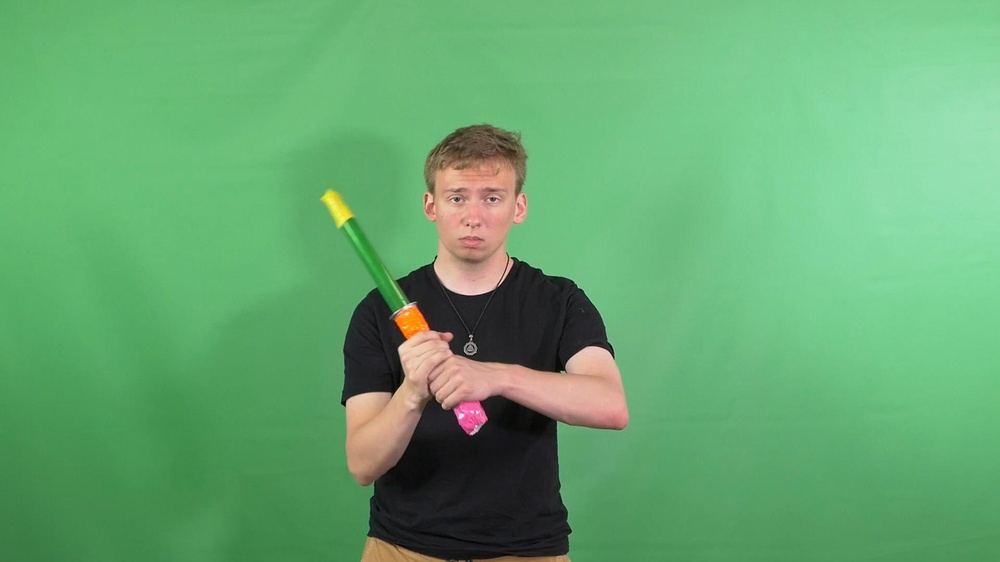
%> input picture Media/scraps/green.jpg, 1000 x 562 px, shrunk from 1920 x 1080 before the run
$ octave tapeTest2.m   (GNU Octave 9; MATLAB toolbox functions it lacks are replaced by stand-ins)
%> lines starting %> are read from the running program, lines starting %| are printed output that depends on the picture; in (x1, y1, x2, y2) boxes, pixels count from 0 and x2, y2 are one past the last pixel; in counts of white or black regions, pixels touching at a corner belong together; the program's own positions count from 1
%> further down, raw is the input picture: size 562x1000x3 uint8; mean R, G, B 101.4, 167.3, 112
### Filters/rm_greenScreen.m
function [BW,maskedRGBImage] = rm_greenScreen(RGB)
%createMask  Threshold RGB image using auto-generated code from colorThresholder app.
%  [BW,MASKEDRGBIMAGE] = createMask(RGB) thresholds image RGB using
%  auto-generated code from the colorThresholder app. The colorspace and
%  range for each channel of the colorspace were set within the app. The
%  segmentation mask is returned in BW, and a composite of the mask and
%  original RGB images is returned in maskedRGBImage.

% Auto-generated by colorThresholder app on 14-Jul-2018
%------------------------------------------------------


% Convert RGB image to chosen color space
I = rgb2ycbcr(RGB);
%> I: size 562x1000x3 uint8; mean of channels 1, 2, 3 137.3, 113.6, 103

% Define thresholds for channel 1 based on histogram settings
channel1Min = 0.000;
channel1Max = 255.000;

% Define thresholds for channel 2 based on histogram settings
channel2Min = 0.000;
channel2Max = 255.000;

% Define thresholds for channel 3 based on histogram settings
channel3Min = 122.000;
channel3Max = 255.000;

% Create mask based on chosen histogram thresholds
sliderBW = (I(:,:,1) >= channel1Min ) & (I(:,:,1) <= channel1Max) & ...
    (I(:,:,2) >= channel2Min ) & (I(:,:,2) <= channel2Max) & ...
    (I(:,:,3) >= channel3Min ) & (I(:,:,3) <= channel3Max);
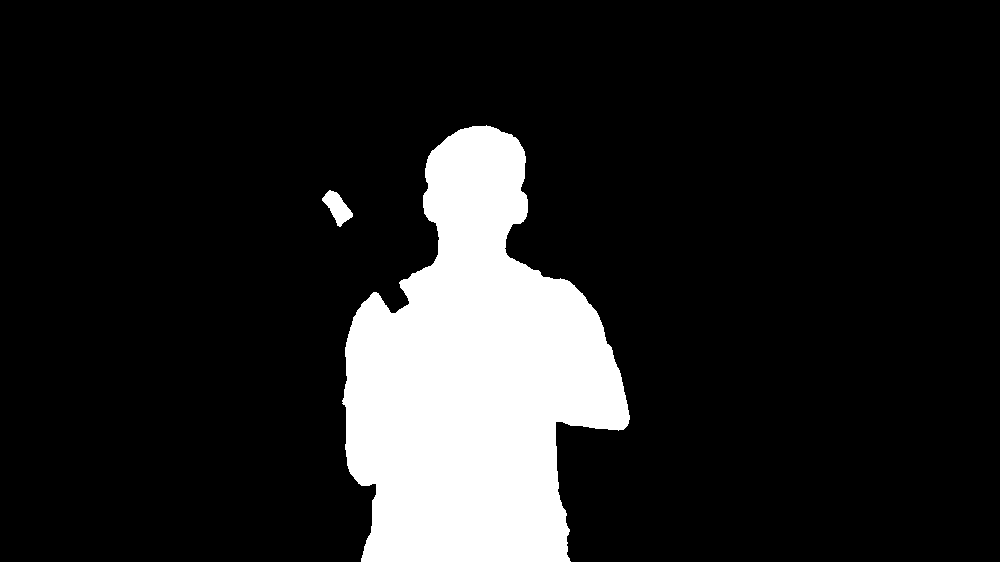
%> sliderBW: size 562x1000 logical; 14% white; 2 white regions, box (x1, y1, x2, y2) and area: (342, 125, 630, 562) 78078, (322, 190, 353, 227) 570
BW = sliderBW;

% Initialize output masked image based on input image.
maskedRGBImage = RGB;

% Set background pixels where BW is false to zero.
maskedRGBImage(repmat(~BW,[1 1 3])) = 0;
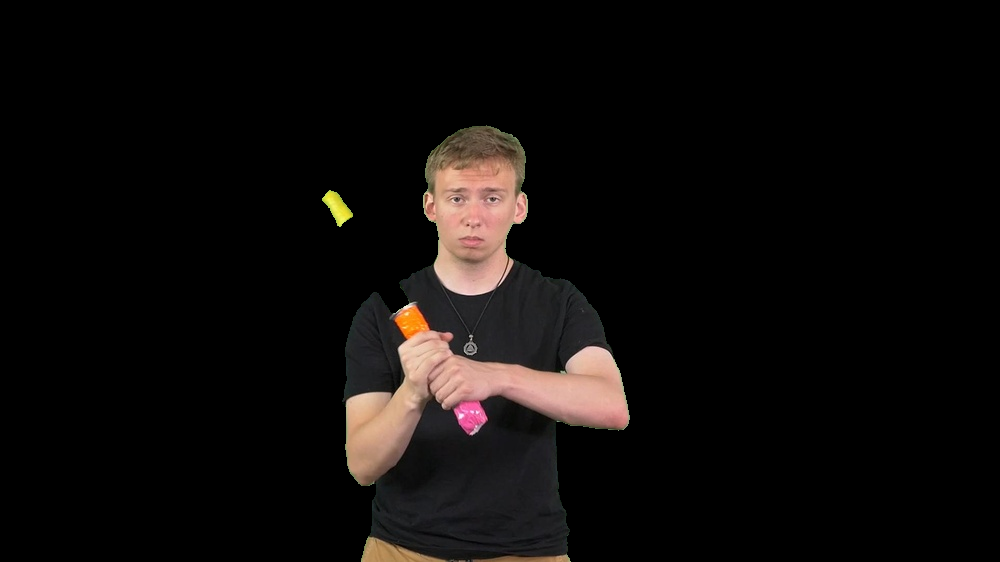
%> maskedRGBImage: size 562x1000x3 uint8; mean R, G, B 14.4, 11.5, 10.2

end

### Filters/filter_purple.m
function [BW,maskedRGBImage] = filter_purple(RGB)
%createMask  Threshold RGB image using auto-generated code from colorThresholder app.
%  [BW,MASKEDRGBIMAGE] = createMask(RGB) thresholds image RGB using
%  auto-generated code from the colorThresholder app. The colorspace and
%  range for each channel of the colorspace were set within the app. The
%  segmentation mask is returned in BW, and a composite of the mask and
%  original RGB images is returned in maskedRGBImage.

% Auto-generated by colorThresholder app on 14-Jul-2018
%------------------------------------------------------


% Convert RGB image to chosen color space
I = RGB;

% Define thresholds for channel 1 based on histogram settings
channel1Min = 0.307;
channel1Max = 0.456;

% Define thresholds for channel 2 based on histogram settings
channel2Min = 0.000;
channel2Max = 1.000;

% Define thresholds for channel 3 based on histogram settings
channel3Min = 0.000;
channel3Max = 1.000;

% Create mask based on chosen histogram thresholds
sliderBW = (I(:,:,1) >= channel1Min ) & (I(:,:,1) <= channel1Max) & ...
    (I(:,:,2) >= channel2Min ) & (I(:,:,2) <= channel2Max) & ...
    (I(:,:,3) >= channel3Min ) & (I(:,:,3) <= channel3Max);
%> sliderBW: size 562x1000 logical; every value is 0
BW = sliderBW;

% Initialize output masked image based on input image.
maskedRGBImage = RGB;

% Set background pixels where BW is false to zero.
maskedRGBImage(repmat(~BW,[1 1 3])) = 0;
%> maskedRGBImage: size 562x1000x3 uint8; 13.99% of pixels changed, all inside (x1, y1, x2, y2) = (322, 125, 630, 562)

end

### Filters/filter_orange.m
function [BW,maskedRGBImage] = filter_orange(RGB)
%createMask  Threshold RGB image using auto-generated code from colorThresholder app.
%  [BW,MASKEDRGBIMAGE] = createMask(RGB) thresholds image RGB using
%  auto-generated code from the colorThresholder app. The colorspace and
%  range for each channel of the colorspace were set within the app. The
%  segmentation mask is returned in BW, and a composite of the mask and
%  original RGB images is returned in maskedRGBImage.

% Auto-generated by colorThresholder app on 14-Jul-2018
%------------------------------------------------------


% Convert RGB image to chosen color space
I = RGB;

% Define thresholds for channel 1 based on histogram settings
channel1Min = 0.000;
channel1Max = 1.000;

% Define thresholds for channel 2 based on histogram settings
channel2Min = 0.606;
channel2Max = 1.000;

% Define thresholds for channel 3 based on histogram settings
channel3Min = 0.000;
channel3Max = 1.000;

% Create mask based on chosen histogram thresholds
sliderBW = (I(:,:,1) >= channel1Min ) & (I(:,:,1) <= channel1Max) & ...
    (I(:,:,2) >= channel2Min ) & (I(:,:,2) <= channel2Max) & ...
    (I(:,:,3) >= channel3Min ) & (I(:,:,3) <= channel3Max);
BW = sliderBW;

% Initialize output masked image based on input image.
maskedRGBImage = RGB;

% Set background pixels where BW is false to zero.
maskedRGBImage(repmat(~BW,[1 1 3])) = 0;

end

### testAndScraps/tapeTest2.m
%% load image
addpath('./Filters/old_filters/');
raw = imread('Media/scraps/green.jpg');
%imshow(raw);

%% remove green screen
[gs, rmGS] = rm_greenScreen(raw);

%% get purple
purple_layer = filter_purple(rmGS);
%imshow(purple_layer);

%% get orange
orange_layer = filter_orange(rmGS);
%imshow(orange_layer);

%% printAll
figure;
subplot(2,2,1);
imshow(raw);
title('raw');

subplot(2,2,2);
imshow(rmGS);
title('No back ground')

subplot(2,2,3);
imshow(purple_layer);
title('purple Layer');

subplot(2,2,4);
imshow(orange_layer);
title('Orange Layer');

$ run again, with Media/scraps/Tape.jpg copied over Media/scraps/green.jpg
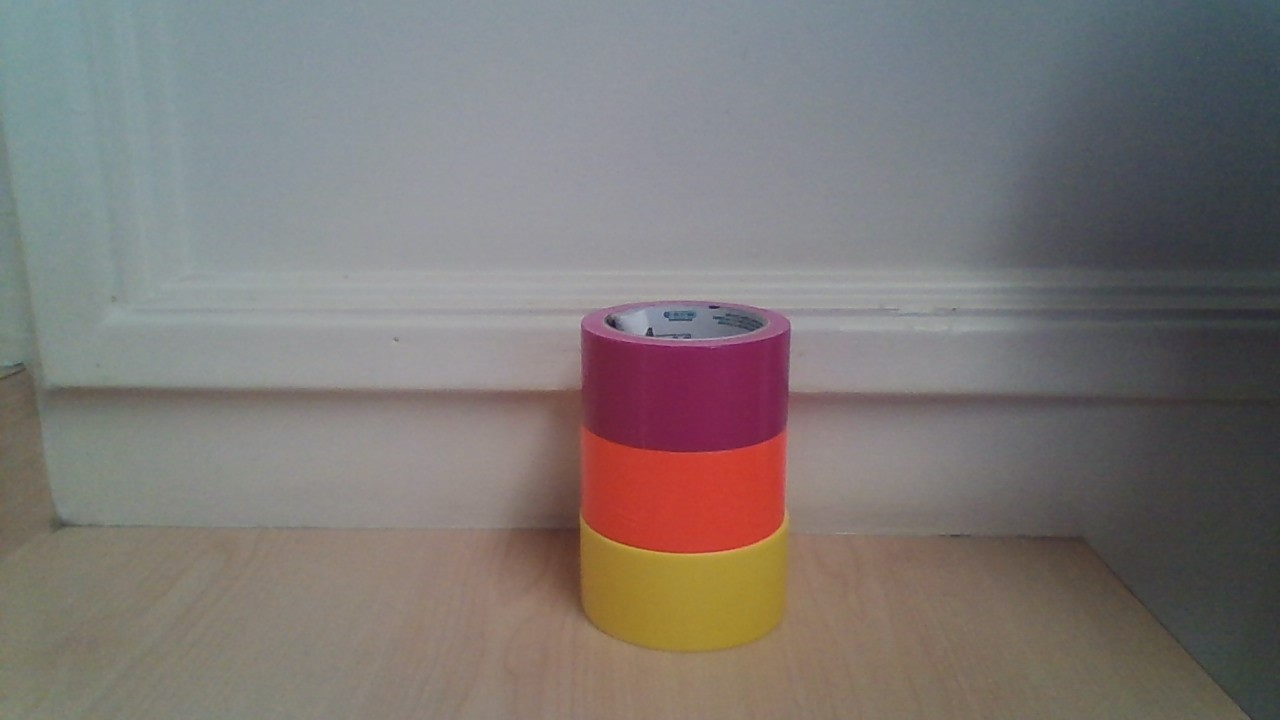
%> input picture Media/scraps/Tape.jpg, 1280 x 720 px
%> raw is the input picture: size 720x1280x3 uint8; mean R, G, B 125.5, 119.6, 117.4
%> I: size 720x1280x3 uint8; mean of channels 1, 2, 3 120, 126.1, 130.7
%> in rm_greenScreen, `sliderBW = (I(:,:,1) >= channel1Min ) & (I(:,:,1) <= channel1Max) & (I..`:
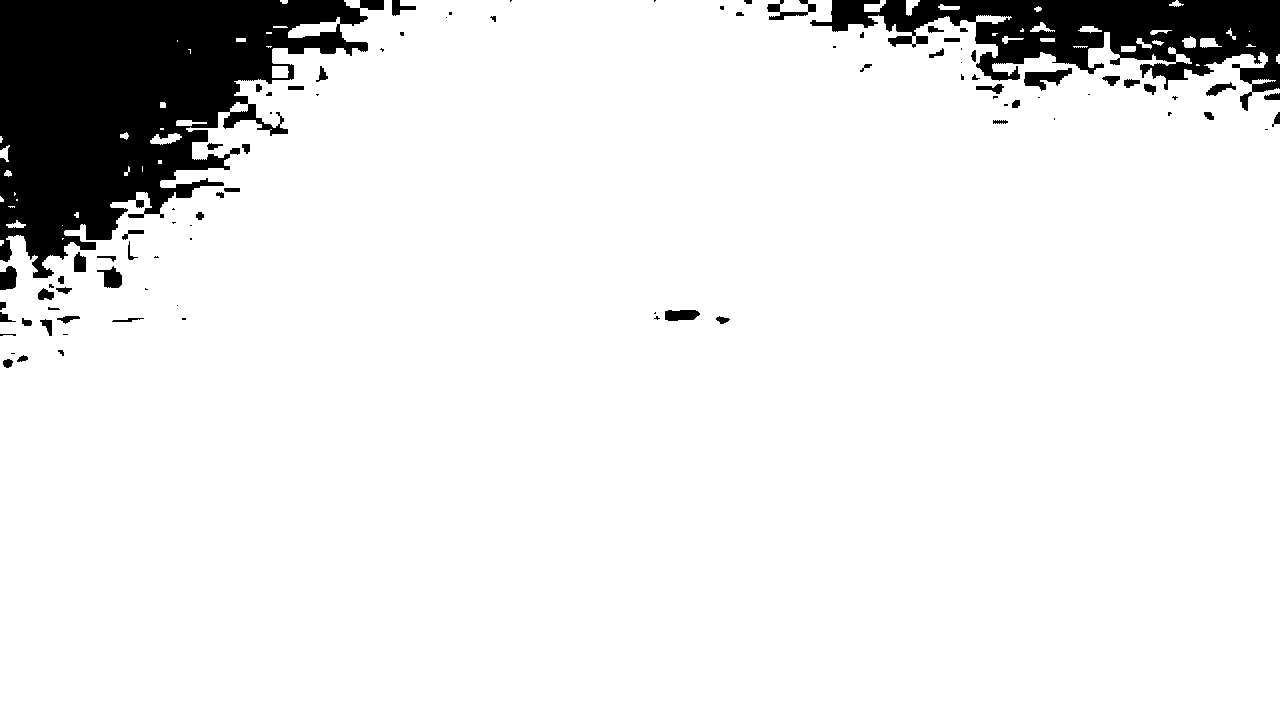
%> sliderBW: size 720x1280 logical; 90.8% white; 91 black regions (34 under 20 px), largest, box (x1, y1, x2, y2) and area: (0, 0, 384, 278) 56788, (810, 0, 1280, 111) 22203, (1024, 68, 1072, 91) 546
%> `title('Orange Layer');`:
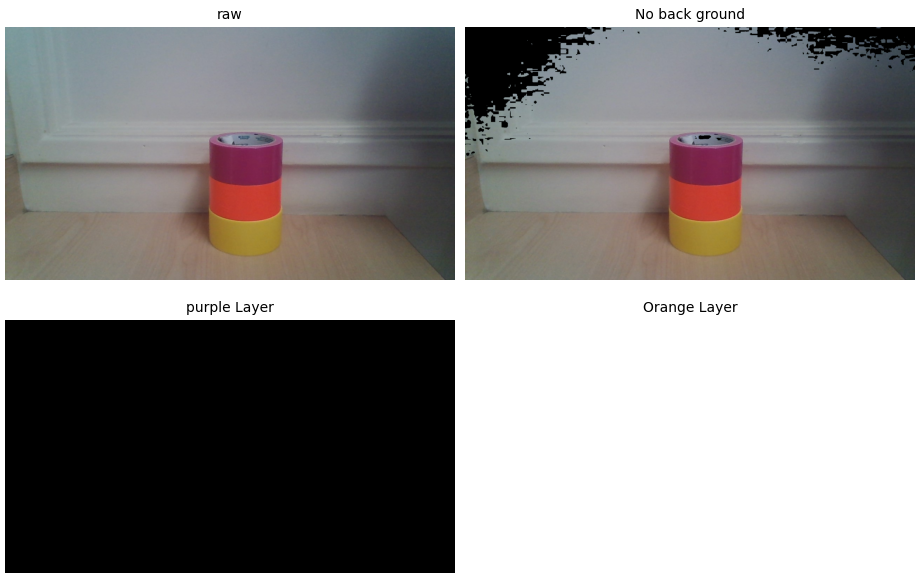
%> figure redrawn from the program's plot data, 4 panels
